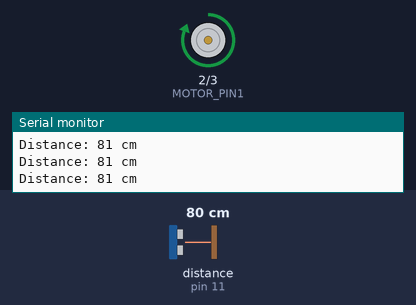
This sketch was run on a simulated Arduino Uno, built with avr-gcc and run on an emulated ATmega328P. Parts: motor-driver pin pairs drawn as motors (green arrow = first pin HIGH = forward, orange = second pin HIGH = backward, longer = more drive), the last lines printed to the serial monitor. Inputs (shaded band) come from the test bench; at power-on: distance to the obstacle (sensor on pin 11) 80 cm. The echo pulse lasts 58.3 µs per cm. At 5.1 s the program stops and its outputs stay as they are.

Above: at 1.2 s.
1.3 s: distance to the obstacle (sensor on pin 11) set to 23 cm
2.8 s: distance to the obstacle (sensor on pin 11) set to 18 cm
At 4.3 s:
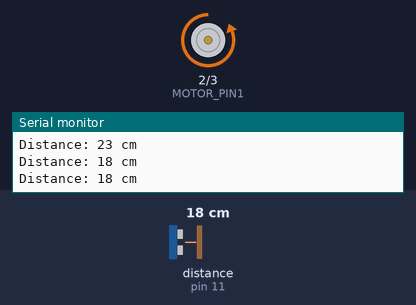
At 5.5 s:
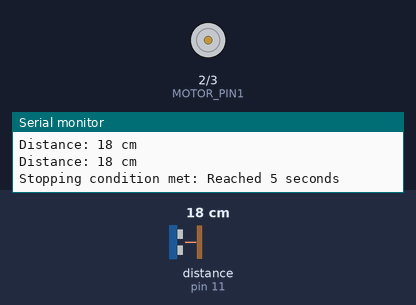
Timing chart, 0 to 6.6 s (numbered marks = the images above; inputs shaded):
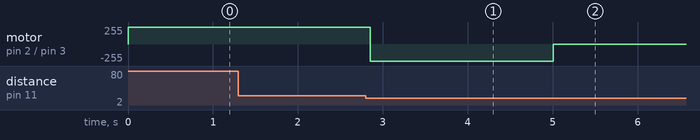

Measured:
- the behaviour switches between 21 and 20 cm on distance to the obstacle (sensor on pin 11) (found by bisection; images 0 and 1)
- after the input at 2.8 s, motor on pin 2 (MOTOR_PIN1) / pin 3 (MOTOR_PIN2): forward 255/255 → backward 255/255 after 0.05 s, → stopped 2.2 s later

The sketch:

avoid.ino
```cpp
#include <NewPing.h>

#define TRIGGER_PIN  12
#define ECHO_PIN     11
#define MAX_DISTANCE 200

#define MOTOR_PIN1  2  // Motor control pin 1
#define MOTOR_PIN2  3  // Motor control pin 2
#define MOTOR_SPEED 100 // Motor speed

NewPing sonar(TRIGGER_PIN, ECHO_PIN, MAX_DISTANCE);

unsigned long startTime = 0;
unsigned int turnCount = 0;

void setup() {
  pinMode(MOTOR_PIN1, OUTPUT);
  pinMode(MOTOR_PIN2, OUTPUT);

  Serial.begin(9600);
}

void moveForward() {
  digitalWrite(MOTOR_PIN1, HIGH);
  digitalWrite(MOTOR_PIN2, LOW);
}

void stopMoving() {
  digitalWrite(MOTOR_PIN1, LOW);
  digitalWrite(MOTOR_PIN2, LOW);
}

void turnLeft() {
  digitalWrite(MOTOR_PIN1, LOW);
  digitalWrite(MOTOR_PIN2, HIGH);
}

void detectObstacles() {
  unsigned int distance = sonar.ping_cm();

  if (distance > 0 && distance <= 20) {
    // Obstacle detected, turn left
    turnLeft();
    delay(500); // Delay for turn (adjust as needed)

    // Count the number of turns
    turnCount++;
  } else {
    // No obstacle, move forward
    moveForward();
  }

  // Display distance information
  Serial.print("Distance: ");
  Serial.print(distance);
  Serial.println(" cm");
}

void checkStoppingCondition() {
  // Check stopping condition (e.g., after 5 seconds or 10 turns)
  if (millis() - startTime >= 5000 || turnCount >= 10) {
    stopMoving();

    // Display the stopping condition
    Serial.print("Stopping condition met: ");
    if (millis() - startTime >= 5000) {
      Serial.println("Reached 5 seconds");
    } else {
      Serial.print("Made ");
      Serial.print(turnCount);
      Serial.println(" turns");
    }

    while (1) {} // Stop further execution
  }
}

void loop() {
  detectObstacles();
  checkStoppingCondition();

  delay(50); // Delay between measurements
}
```
